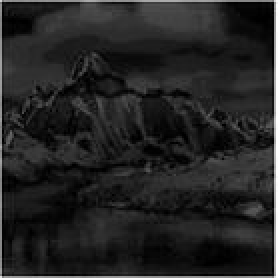
#> input picture Digital_Image_Processing/exp_2/mountain.jpg, 139 x 139 px (shown 2 times larger)
$ python exp_2_4.py
#> lines starting #> are read from the running program, lines starting #| are printed output that depends on the picture
# -*- coding : utf-8 -*-

import matplotlib.pylab as pl
import matplotlib.cm as cm
import numpy as np
import Image

def trans_line(r):
    if r <= 30:
        s = (110/float(30))*r
    elif r <= 80:
        s = (110/float(30))*(r-30) + 110
    else:
        s = r
    return s

mountain_0 = np.asarray(Image.open('mountain.jpg').convert('L'))
#> mountain_0 is the input picture: shape (139, 139); min 0, max 255, mean 35.7
(M,N) = mountain_0.shape
#> M = 139; N = 139
fig = pl.figure(figsize=(12,9))
# ax1
ax1 = fig.add_subplot(321)
ax1.imshow(mountain_0,cmap=cm.gray)
ax1.set_title('input image')
ax1.set_xticks([])
# ax2
ax2 = fig.add_subplot(322)
hist_0,x_0 = np.histogram(mountain_0.flatten(),bins=256,range=(0,256))
#> hist_0 = 256 values, max 464 at index 28, min 0 at index 91, mean 75.47; x_0 = 257 values from 0 to 256
ax2.bar(x_0[:-1],hist_0)
ax2.set_title('input histogram')
# ax3,4
r = np.arange(0,256)
s = [trans_line(x) for x in r]
ax34 = fig.add_subplot(3,2,(3,4))
ax34.plot(r,s)
ax34.set_title('s-r')
ax34.set_xlabel('r')
ax34.set_ylabel('s')
#ax5
mountain_1 = mountain_0.copy()
for m in range(M):
    for n in range(N):
        mountain_1[m,n] = trans_line(mountain_0[m,n])
#> this loop made 139 passes
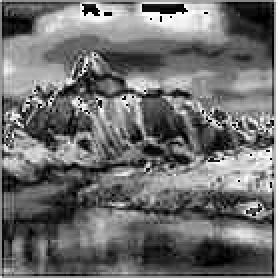
#> mountain_1: shape (139, 139) (shown 2 times larger); min 0, max 255, mean 110.5
ax5 = fig.add_subplot(325)
ax5.imshow(mountain_1,cmap=cm.gray)
ax5.set_title('output image')
ax5.set_xticks([])

#ax6
ax6 = fig.add_subplot(326)
hist_1,x_1 = np.histogram(mountain_1.flatten(),bins=256,range=(0,256))
ax6.bar(x_1[:-1],hist_1)
ax6.set_title('output histogram')

fig.suptitle('exp_2_4')
fig.savefig('exp_2_4.jpg')
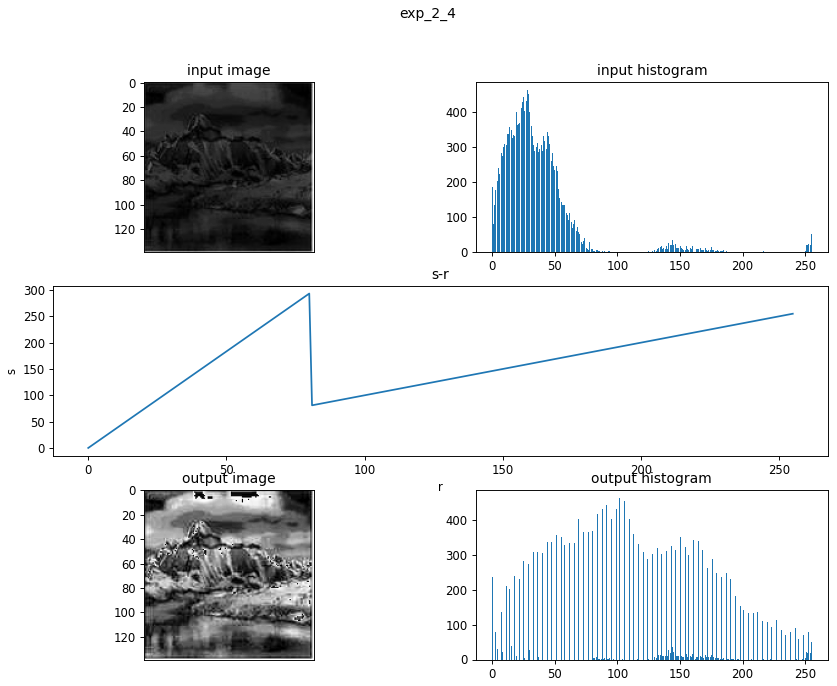
#> figure drawn by matplotlib, 5 panels; panel 2: tallest bar 464 high, from x = 27.6 to 28.4; panel 3: curve peaks at x = 80, y = 293.3; panel 5: tallest bar 464 high, from x = 101.6 to 102.4
